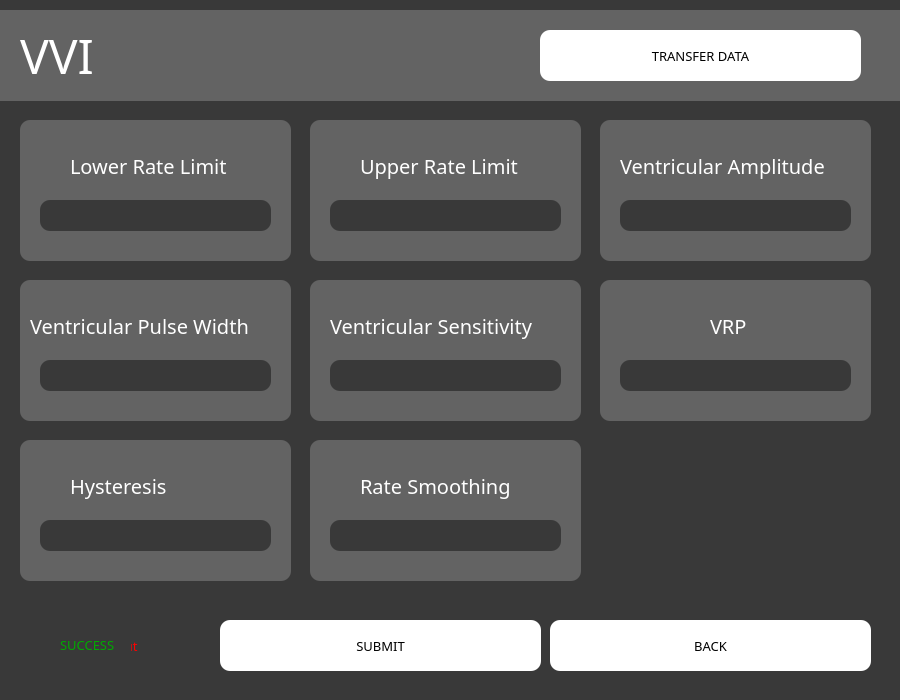
<?xml version="1.0" encoding="UTF-8"?>
<ui version="4.0">
 <class>Dialog</class>
 <widget class="QDialog" name="Dialog">
  <property name="geometry">
   <rect>
    <x>0</x>
    <y>0</y>
    <width>900</width>
    <height>700</height>
   </rect>
  </property>
  <property name="minimumSize">
   <size>
    <width>900</width>
    <height>700</height>
   </size>
  </property>
  <property name="maximumSize">
   <size>
    <width>900</width>
    <height>700</height>
   </size>
  </property>
  <property name="windowTitle">
   <string>Dialog</string>
  </property>
  <property name="styleSheet">
   <string notr="true">background-color: rgb(57, 57, 57);</string>
  </property>
  <widget class="QGraphicsView" name="graphicsView_6">
   <property name="geometry">
    <rect>
     <x>20</x>
     <y>280</y>
     <width>271</width>
     <height>141</height>
    </rect>
   </property>
   <property name="styleSheet">
    <string notr="true">background-color: rgb(99, 99, 99);
border-radius: 10;</string>
   </property>
  </widget>
  <widget class="QGraphicsView" name="graphicsView_4">
   <property name="geometry">
    <rect>
     <x>20</x>
     <y>120</y>
     <width>271</width>
     <height>141</height>
    </rect>
   </property>
   <property name="styleSheet">
    <string notr="true">background-color: rgb(99, 99, 99);
border-radius: 10;</string>
   </property>
  </widget>
  <widget class="QLineEdit" name="VVIVA">
   <property name="geometry">
    <rect>
     <x>620</x>
     <y>200</y>
     <width>231</width>
     <height>31</height>
    </rect>
   </property>
   <property name="styleSheet">
    <string notr="true">font-size: 12pt;
color: rgb(255, 255, 255);
border-radius: 10;
background-color: rgb(57, 57, 57)</string>
   </property>
   <property name="text">
    <string/>
   </property>
  </widget>
  <widget class="QGraphicsView" name="graphicsView_10">
   <property name="geometry">
    <rect>
     <x>20</x>
     <y>440</y>
     <width>271</width>
     <height>141</height>
    </rect>
   </property>
   <property name="styleSheet">
    <string notr="true">background-color: rgb(99, 99, 99);
border-radius: 10;</string>
   </property>
  </widget>
  <widget class="QLineEdit" name="VVIVPW">
   <property name="geometry">
    <rect>
     <x>40</x>
     <y>360</y>
     <width>231</width>
     <height>31</height>
    </rect>
   </property>
   <property name="styleSheet">
    <string notr="true">font-size: 12pt;
color: rgb(255, 255, 255);
border-radius: 10;
background-color: rgb(57, 57, 57)</string>
   </property>
   <property name="text">
    <string/>
   </property>
  </widget>
  <widget class="QGraphicsView" name="graphicsView_2">
   <property name="geometry">
    <rect>
     <x>0</x>
     <y>10</y>
     <width>1201</width>
     <height>91</height>
    </rect>
   </property>
   <property name="styleSheet">
    <string notr="true">background-color: rgb(99, 99, 99);
border: none;
</string>
   </property>
  </widget>
  <widget class="QLabel" name="label_2">
   <property name="geometry">
    <rect>
     <x>70</x>
     <y>150</y>
     <width>181</width>
     <height>31</height>
    </rect>
   </property>
   <property name="font">
    <font>
     <family>Franklin Gothic Book</family>
     <pointsize>15</pointsize>
    </font>
   </property>
   <property name="styleSheet">
    <string notr="true">color: rgb(255, 255, 255);
font-size: 15pt;
background-color: none;
</string>
   </property>
   <property name="text">
    <string>Lower Rate Limit</string>
   </property>
  </widget>
  <widget class="QLineEdit" name="VVIH">
   <property name="geometry">
    <rect>
     <x>40</x>
     <y>520</y>
     <width>231</width>
     <height>31</height>
    </rect>
   </property>
   <property name="styleSheet">
    <string notr="true">font-size: 12pt;
color: rgb(255, 255, 255);
border-radius: 10;
background-color: rgb(57, 57, 57)</string>
   </property>
   <property name="text">
    <string/>
   </property>
  </widget>
  <widget class="QLineEdit" name="VVIVS">
   <property name="geometry">
    <rect>
     <x>330</x>
     <y>360</y>
     <width>231</width>
     <height>31</height>
    </rect>
   </property>
   <property name="styleSheet">
    <string notr="true">font-size: 12pt;
color: rgb(255, 255, 255);
border-radius: 10;
background-color: rgb(57, 57, 57)</string>
   </property>
   <property name="text">
    <string/>
   </property>
  </widget>
  <widget class="QGraphicsView" name="graphicsView_9">
   <property name="geometry">
    <rect>
     <x>600</x>
     <y>280</y>
     <width>271</width>
     <height>141</height>
    </rect>
   </property>
   <property name="styleSheet">
    <string notr="true">background-color: rgb(99, 99, 99);
border-radius: 10;</string>
   </property>
  </widget>
  <widget class="QLabel" name="label_10">
   <property name="geometry">
    <rect>
     <x>360</x>
     <y>470</y>
     <width>171</width>
     <height>31</height>
    </rect>
   </property>
   <property name="font">
    <font>
     <family>Franklin Gothic Book</family>
     <pointsize>15</pointsize>
    </font>
   </property>
   <property name="styleSheet">
    <string notr="true">color: rgb(255, 255, 255);
font-size: 15pt;
background-color: none;
</string>
   </property>
   <property name="text">
    <string>Rate Smoothing</string>
   </property>
  </widget>
  <widget class="QLineEdit" name="VVILRL">
   <property name="geometry">
    <rect>
     <x>40</x>
     <y>200</y>
     <width>231</width>
     <height>31</height>
    </rect>
   </property>
   <property name="styleSheet">
    <string notr="true">font-size: 12pt;
color: rgb(255, 255, 255);
border-radius: 10;
background-color: rgb(57, 57, 57)</string>
   </property>
   <property name="text">
    <string/>
   </property>
  </widget>
  <widget class="QPushButton" name="backbutton">
   <property name="geometry">
    <rect>
     <x>550</x>
     <y>620</y>
     <width>321</width>
     <height>51</height>
    </rect>
   </property>
   <property name="font">
    <font>
     <family>Franklin Gothic Book</family>
     <pointsize>10</pointsize>
    </font>
   </property>
   <property name="styleSheet">
    <string notr="true">background-color: rgb(255, 255, 255);
border-radius: 10;</string>
   </property>
   <property name="text">
    <string>BACK</string>
   </property>
  </widget>
  <widget class="QLabel" name="label_7">
   <property name="geometry">
    <rect>
     <x>710</x>
     <y>310</y>
     <width>51</width>
     <height>31</height>
    </rect>
   </property>
   <property name="font">
    <font>
     <family>Franklin Gothic Book</family>
     <pointsize>15</pointsize>
    </font>
   </property>
   <property name="styleSheet">
    <string notr="true">color: rgb(255, 255, 255);
font-size: 15pt;
background-color: none;
</string>
   </property>
   <property name="text">
    <string>VRP</string>
   </property>
  </widget>
  <widget class="QGraphicsView" name="graphicsView_5">
   <property name="geometry">
    <rect>
     <x>310</x>
     <y>120</y>
     <width>271</width>
     <height>141</height>
    </rect>
   </property>
   <property name="styleSheet">
    <string notr="true">background-color: rgb(99, 99, 99);
border-radius: 10;</string>
   </property>
  </widget>
  <widget class="QGraphicsView" name="graphicsView_8">
   <property name="geometry">
    <rect>
     <x>310</x>
     <y>280</y>
     <width>271</width>
     <height>141</height>
    </rect>
   </property>
   <property name="styleSheet">
    <string notr="true">background-color: rgb(99, 99, 99);
border-radius: 10;</string>
   </property>
  </widget>
  <widget class="QLabel" name="label_6">
   <property name="geometry">
    <rect>
     <x>330</x>
     <y>310</y>
     <width>231</width>
     <height>31</height>
    </rect>
   </property>
   <property name="font">
    <font>
     <family>Franklin Gothic Book</family>
     <pointsize>15</pointsize>
    </font>
   </property>
   <property name="styleSheet">
    <string notr="true">color: rgb(255, 255, 255);
font-size: 15pt;
background-color: none;
</string>
   </property>
   <property name="text">
    <string>Ventricular Sensitivity</string>
   </property>
  </widget>
  <widget class="QGraphicsView" name="graphicsView_11">
   <property name="geometry">
    <rect>
     <x>310</x>
     <y>440</y>
     <width>271</width>
     <height>141</height>
    </rect>
   </property>
   <property name="styleSheet">
    <string notr="true">background-color: rgb(99, 99, 99);
border-radius: 10;</string>
   </property>
  </widget>
  <widget class="QLabel" name="label_8">
   <property name="geometry">
    <rect>
     <x>70</x>
     <y>470</y>
     <width>191</width>
     <height>31</height>
    </rect>
   </property>
   <property name="font">
    <font>
     <family>Franklin Gothic Book</family>
     <pointsize>15</pointsize>
    </font>
   </property>
   <property name="styleSheet">
    <string notr="true">color: rgb(255, 255, 255);
font-size: 15pt;
background-color: none;
</string>
   </property>
   <property name="text">
    <string>Hysteresis</string>
   </property>
  </widget>
  <widget class="QLineEdit" name="VVIRS">
   <property name="geometry">
    <rect>
     <x>330</x>
     <y>520</y>
     <width>231</width>
     <height>31</height>
    </rect>
   </property>
   <property name="styleSheet">
    <string notr="true">font-size: 12pt;
color: rgb(255, 255, 255);
border-radius: 10;
background-color: rgb(57, 57, 57)</string>
   </property>
   <property name="text">
    <string/>
   </property>
  </widget>
  <widget class="QLabel" name="label_3">
   <property name="geometry">
    <rect>
     <x>360</x>
     <y>150</y>
     <width>181</width>
     <height>31</height>
    </rect>
   </property>
   <property name="font">
    <font>
     <family>Franklin Gothic Book</family>
     <pointsize>15</pointsize>
    </font>
   </property>
   <property name="styleSheet">
    <string notr="true">color: rgb(255, 255, 255);
font-size: 15pt;
background-color: none;
</string>
   </property>
   <property name="text">
    <string>Upper Rate Limit</string>
   </property>
  </widget>
  <widget class="QLabel" name="label_5">
   <property name="geometry">
    <rect>
     <x>620</x>
     <y>150</y>
     <width>231</width>
     <height>31</height>
    </rect>
   </property>
   <property name="font">
    <font>
     <family>Franklin Gothic Book</family>
     <pointsize>15</pointsize>
    </font>
   </property>
   <property name="styleSheet">
    <string notr="true">color: rgb(255, 255, 255);
font-size: 15pt;
background-color: none;
</string>
   </property>
   <property name="text">
    <string>Ventricular Amplitude</string>
   </property>
  </widget>
  <widget class="QLineEdit" name="VVIVRP">
   <property name="geometry">
    <rect>
     <x>620</x>
     <y>360</y>
     <width>231</width>
     <height>31</height>
    </rect>
   </property>
   <property name="styleSheet">
    <string notr="true">font-size: 12pt;
color: rgb(255, 255, 255);
border-radius: 10;
background-color: rgb(57, 57, 57)</string>
   </property>
   <property name="text">
    <string/>
   </property>
  </widget>
  <widget class="QLabel" name="label_4">
   <property name="geometry">
    <rect>
     <x>30</x>
     <y>310</y>
     <width>251</width>
     <height>31</height>
    </rect>
   </property>
   <property name="font">
    <font>
     <family>Franklin Gothic Book</family>
     <pointsize>15</pointsize>
    </font>
   </property>
   <property name="styleSheet">
    <string notr="true">color: rgb(255, 255, 255);
font-size: 15pt;
background-color: none;
</string>
   </property>
   <property name="text">
    <string>Ventricular Pulse Width</string>
   </property>
  </widget>
  <widget class="QGraphicsView" name="graphicsView_7">
   <property name="geometry">
    <rect>
     <x>600</x>
     <y>120</y>
     <width>271</width>
     <height>141</height>
    </rect>
   </property>
   <property name="styleSheet">
    <string notr="true">background-color: rgb(99, 99, 99);
border-radius: 10;</string>
   </property>
  </widget>
  <widget class="QLabel" name="label">
   <property name="geometry">
    <rect>
     <x>20</x>
     <y>0</y>
     <width>501</width>
     <height>111</height>
    </rect>
   </property>
   <property name="font">
    <font>
     <family>Franklin Gothic Book</family>
     <pointsize>36</pointsize>
    </font>
   </property>
   <property name="layoutDirection">
    <enum>Qt::LeftToRight</enum>
   </property>
   <property name="styleSheet">
    <string notr="true">color: rgb(255, 255, 255);
background-color: none;</string>
   </property>
   <property name="text">
    <string>VVI</string>
   </property>
  </widget>
  <widget class="QLineEdit" name="VVIURL">
   <property name="geometry">
    <rect>
     <x>330</x>
     <y>200</y>
     <width>231</width>
     <height>31</height>
    </rect>
   </property>
   <property name="styleSheet">
    <string notr="true">font-size: 12pt;
color: rgb(255, 255, 255);
border-radius: 10;
background-color: rgb(57, 57, 57)</string>
   </property>
   <property name="text">
    <string/>
   </property>
  </widget>
  <widget class="QPushButton" name="VVIsubmitbutton">
   <property name="geometry">
    <rect>
     <x>220</x>
     <y>620</y>
     <width>321</width>
     <height>51</height>
    </rect>
   </property>
   <property name="font">
    <font>
     <family>Franklin Gothic Book</family>
     <pointsize>10</pointsize>
    </font>
   </property>
   <property name="styleSheet">
    <string notr="true">background-color: rgb(255, 255, 255);
border-radius: 10;</string>
   </property>
   <property name="text">
    <string>SUBMIT</string>
   </property>
  </widget>
  <widget class="QLabel" name="INVALID">
   <property name="geometry">
    <rect>
     <x>60</x>
     <y>630</y>
     <width>101</width>
     <height>31</height>
    </rect>
   </property>
   <property name="font">
    <font>
     <family>Franklin Gothic Book</family>
     <pointsize>10</pointsize>
    </font>
   </property>
   <property name="styleSheet">
    <string notr="true">color:rgb(255, 0, 0)</string>
   </property>
   <property name="text">
    <string>Invalid Input</string>
   </property>
  </widget>
  <widget class="QLabel" name="SUCCESS">
   <property name="geometry">
    <rect>
     <x>60</x>
     <y>630</y>
     <width>71</width>
     <height>31</height>
    </rect>
   </property>
   <property name="font">
    <font>
     <family>Franklin Gothic Book</family>
     <pointsize>10</pointsize>
    </font>
   </property>
   <property name="styleSheet">
    <string notr="true">color:rgb(255, 0, 0)</string>
   </property>
   <property name="text">
    <string>&lt;html&gt;&lt;head/&gt;&lt;body&gt;&lt;p&gt;&lt;span style=&quot; color:#00aa00;&quot;&gt;SUCCESS&lt;/span&gt;&lt;/p&gt;&lt;/body&gt;&lt;/html&gt;</string>
   </property>
  </widget>
  <widget class="QPushButton" name="transferdatabutton">
   <property name="geometry">
    <rect>
     <x>540</x>
     <y>30</y>
     <width>321</width>
     <height>51</height>
    </rect>
   </property>
   <property name="font">
    <font>
     <family>Franklin Gothic Book</family>
     <pointsize>10</pointsize>
    </font>
   </property>
   <property name="styleSheet">
    <string notr="true">background-color: rgb(255, 255, 255);
border-radius: 10;</string>
   </property>
   <property name="text">
    <string>TRANSFER DATA</string>
   </property>
  </widget>
  <zorder>graphicsView_8</zorder>
  <zorder>graphicsView_7</zorder>
  <zorder>graphicsView_11</zorder>
  <zorder>graphicsView_6</zorder>
  <zorder>graphicsView_4</zorder>
  <zorder>VVIVA</zorder>
  <zorder>graphicsView_10</zorder>
  <zorder>VVIVPW</zorder>
  <zorder>graphicsView_2</zorder>
  <zorder>label_2</zorder>
  <zorder>VVIH</zorder>
  <zorder>VVIVS</zorder>
  <zorder>graphicsView_9</zorder>
  <zorder>label_10</zorder>
  <zorder>VVILRL</zorder>
  <zorder>backbutton</zorder>
  <zorder>label_7</zorder>
  <zorder>graphicsView_5</zorder>
  <zorder>label_6</zorder>
  <zorder>label_8</zorder>
  <zorder>VVIRS</zorder>
  <zorder>label_3</zorder>
  <zorder>label_5</zorder>
  <zorder>VVIVRP</zorder>
  <zorder>label_4</zorder>
  <zorder>label</zorder>
  <zorder>VVIURL</zorder>
  <zorder>VVIsubmitbutton</zorder>
  <zorder>INVALID</zorder>
  <zorder>SUCCESS</zorder>
  <zorder>transferdatabutton</zorder>
 </widget>
 <resources/>
 <connections/>
</ui>
